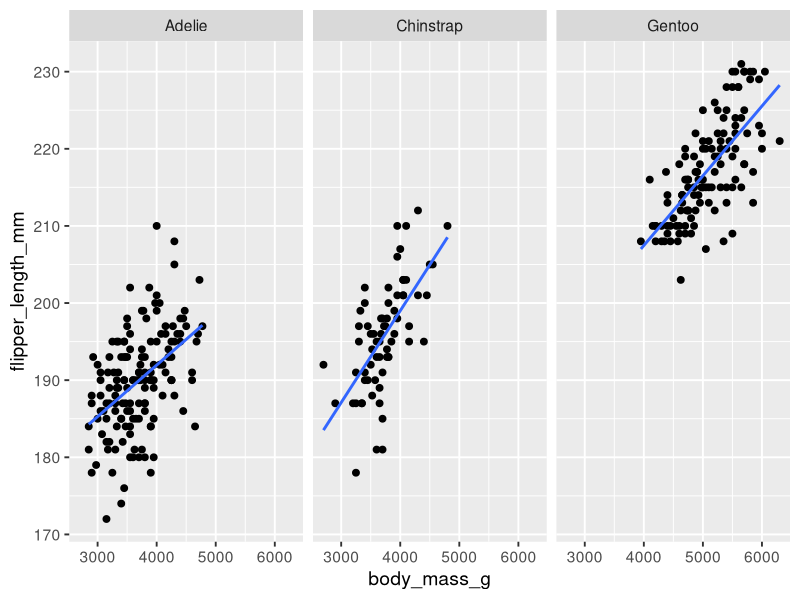
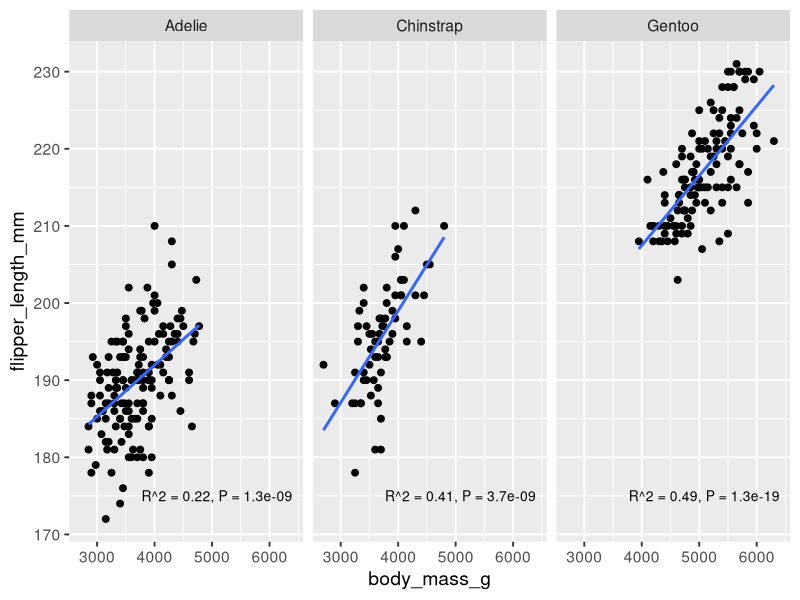

Recreate these plots in R, in order.
## ---- chunk 1
#| include: false
library(tidyverse)
library(palmerpenguins)
library(cowplot)
library(glue)
library(here)

# ggplot2 settings so plots scale well for slide size 
theme_set(theme_gray(14))
update_geom_defaults("point", list(size = 2))
update_geom_defaults("line", list(linewidth = 1))
## ---- chunk 2
#| label: penguins-fits
#| echo: true
#| fig-width: 9
#| fig-asp: 0.4
#| fig-cap: "&nbsp;"
#| out-width: "80%"
penguins |>
  ggplot(aes(body_mass_g, flipper_length_mm)) +
  geom_point() +
  geom_smooth(method = "lm", se = FALSE) +
  facet_wrap(~species)
## ---- chunk 3
#| echo: true
penguins_adelie <- filter(penguins, species == "Adelie")
## ---- chunk 4
#| echo: true
penguins_adelie <- filter(penguins, species == "Adelie")

lm_out <- lm(flipper_length_mm ~ body_mass_g, data = penguins_adelie)
## ---- chunk 5
#| echo: true
penguins_adelie <- filter(penguins, species == "Adelie")

lm_out <- lm(flipper_length_mm ~ body_mass_g, data = penguins_adelie)
summary(lm_out)
## ---- chunk 6
#| echo: true
penguins |>
  nest(data = -species) # nest all data except species column
## ---- chunk 7
#| echo: true
penguins |>
  nest(data = -species) |>
  mutate(
    # apply linear model to each nested data frame
    fit = map(data, ~lm(flipper_length_mm ~ body_mass_g, data = .x))
  )
## ---- chunk 8
#| echo: true
lm_data <- penguins |>
  nest(data = -species) |>
  mutate(
    # apply linear model to each nested data frame
    fit = map(data, ~lm(flipper_length_mm ~ body_mass_g, data = .x))
  )

lm_data$fit[[1]]  # first model fit, for Adelie species
## ---- chunk 9
#| echo: true
summary(lm_data$fit[[1]]) # summarize the first model, which is for Adelie
## ---- chunk 10
#| echo: true
summary(lm_data$fit[[2]]) # second model, Chinstrap
## ---- chunk 11
#| echo: true
summary(lm_data$fit[[3]]) # third model, Gentoo
## ---- chunk 12
#| echo: true
library(broom)

glance(lm_data$fit[[1]])
## ---- chunk 13
#| echo: true
library(broom)

tidy(lm_data$fit[[1]])
## ---- chunk 14
#| echo: true
lm_data
## ---- chunk 15
#| echo: true
lm_data |>
  mutate(
    glance_out = map(fit, glance) # apply `glance()` to each fitted model
  )
## ---- chunk 16
#| echo: true
lm_data |>
  mutate(
    glance_out = map(fit, glance) # apply `glance()` to each fitted model
  ) |>
  select(species, glance_out)     # only keep species name and glance output
## ---- chunk 17
#| echo: true
lm_data |>
  mutate(
    glance_out = map(fit, glance) # apply `glance()` to each fitted model
  ) |>
  select(species, glance_out) |>  # only keep species name and glance output
  unnest(cols = glance_out)
## ---- chunk 18
#| echo: true
lm_summary <- penguins |>
  nest(data = -species) |>
  mutate(
    fit = map(data, ~lm(flipper_length_mm ~ body_mass_g, data = .x)),
    glance_out = map(fit, glance)
  ) |>
  select(species, glance_out) |>
  unnest(cols = glance_out)

lm_summary
## ---- chunk 19
#| echo: true
# Reminder: summary of the model fits
lm_summary
## ---- chunk 20
#| echo: true
# Turn R^2 and p value into labels
label_data <- lm_summary |>
  mutate(
    rsqr = signif(r.squared, 2),  # round to 2 significant digits
    pval = signif(p.value, 2),
    label = glue("R^2 = {rsqr}, P = {pval}"),
  ) |>
  select(species, label)

label_data
## ---- chunk 21
#| echo: true
# Add label position in the plot
label_data <- lm_summary |>
  mutate(
    rsqr = signif(r.squared, 2),  # round to 2 significant digits
    pval = signif(p.value, 2),
    label = glue("R^2 = {rsqr}, P = {pval}"),
    body_mass_g = 6400, flipper_length_mm = 175 # label position in plot
  ) |>
  select(species, label, body_mass_g, flipper_length_mm)

label_data
## ---- chunk 22
#| label: penguins-fit-w-labels
#| echo: true
#| fig-width: 9
#| fig-asp: 0.4
#| fig-cap: "&nbsp;"
#| out-width: "80%"
ggplot(penguins, aes(body_mass_g, flipper_length_mm)) + geom_point() +
  geom_text(
    data = label_data, aes(label = label),
    size = 10, size.unit = "pt", hjust = 1  # 10pt, right-justified
  ) +
  geom_smooth(method = "lm", se = FALSE) + facet_wrap(vars(species))
